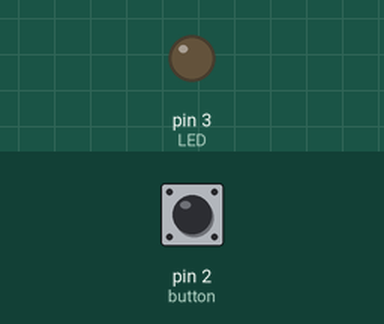
The sketch below on a simulated Arduino Uno, built with avr-gcc and run on an emulated ATmega328P. Shown: output pins drawn as LEDs (lit = HIGH). Dashed ring = blinking. The test bench sets the inputs (shaded band); at power-on: pin 2 (button) HIGH.

Above: at 1.2 s.
1.3 s: pin 2 (button) pulled LOW for 0.15 s
At 1.46 s:
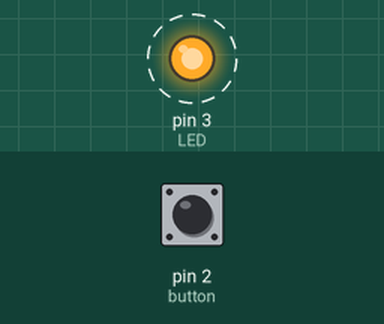
4.3 s: pin 2 (button) pulled LOW for 3.2 s
At 8.6 s:
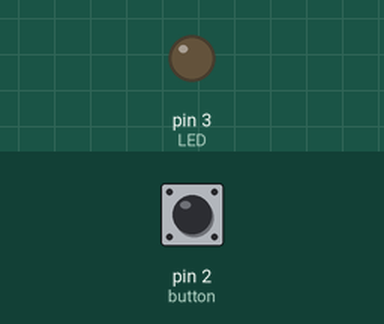
Timing chart, 0 to 10.1 s (numbered marks = the images above; inputs shaded):
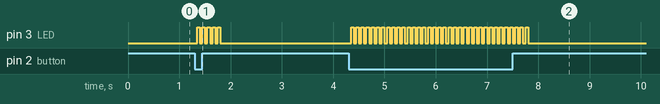

The sketch:

03.ino
```cpp
#define button 2
#define LED 3


void setup() {
  // put your setup code here, to run once:

  pinMode(LED, OUTPUT);
  pinMode(button, INPUT_PULLUP);

}


void loop() {
  // put your main code here, to run repeatedly:

  if (digitalRead(button) == LOW)
  {
    for(int i = 0; i < 5; i++)
    {
        digitalWrite(LED, LOW);
        delay(50);
        digitalWrite(LED, HIGH);
        delay(50);
      }
  }

  else
  {
    digitalWrite(LED, LOW);
  }

}
```

Measured:
- after the input at 1.3 s, pin 3 (LED): alternates HIGH for 0.05 s and LOW for 0.05 s, 10 changes in all, then stays LOW, starting after 0.05 s
- after the input at 4.3 s, pin 3 (LED): alternates HIGH for 0.05 s and LOW for 0.05 s, 70 changes in all, then stays LOW, starting after 0.05 s
